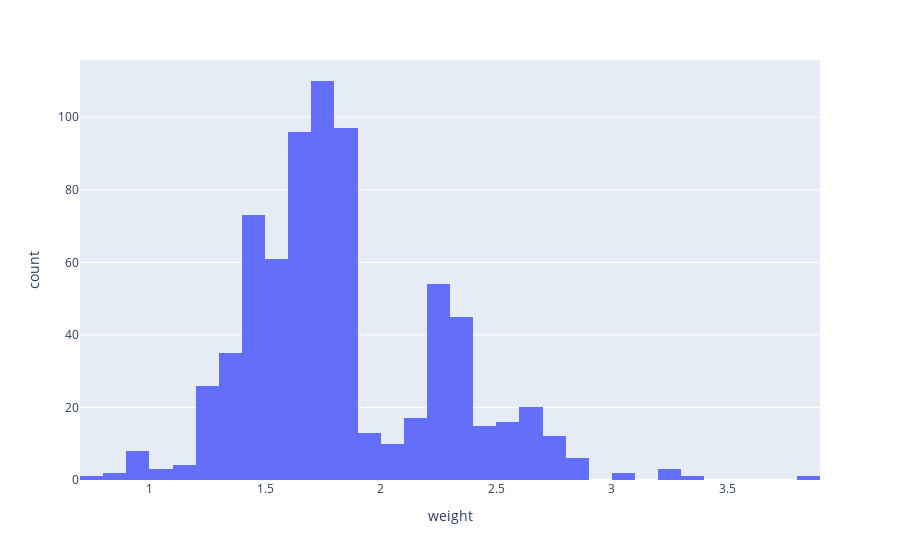

Source (notebook cell):
### Code cell
px.histogram(df,x="weight")

### Figure 1 — Plotly figure (JSON) as saved in the notebook; plotly's stock layout.template omitted (floating-point values rounded to 4 significant figures; data arrays with more than 128 entries replaced by an {"elided": "..."} marker saying what was removed)
{"data": [{"alignmentgroup": "True", "bingroup": "x", "hovertemplate": "weight=%{x}<br>count=%{y}<extra></extra>", "legendgroup": "", "marker": {"color": "#636efa", "pattern": {"shape": ""}}, "name": "", "offsetgroup": "", "orientation": "v", "showlegend": false, "type": "histogram", "x": {"elided": "798 float values"}, "xaxis": "x", "yaxis": "y"}], "layout": {"barmode": "relative", "legend": {"tracegroupgap": 0}, "margin": {"t": 60}, "xaxis": {"anchor": "y", "domain": [0, 1], "title": {"text": "weight"}}, "yaxis": {"anchor": "x", "domain": [0, 1], "title": {"text": "count"}}}}
